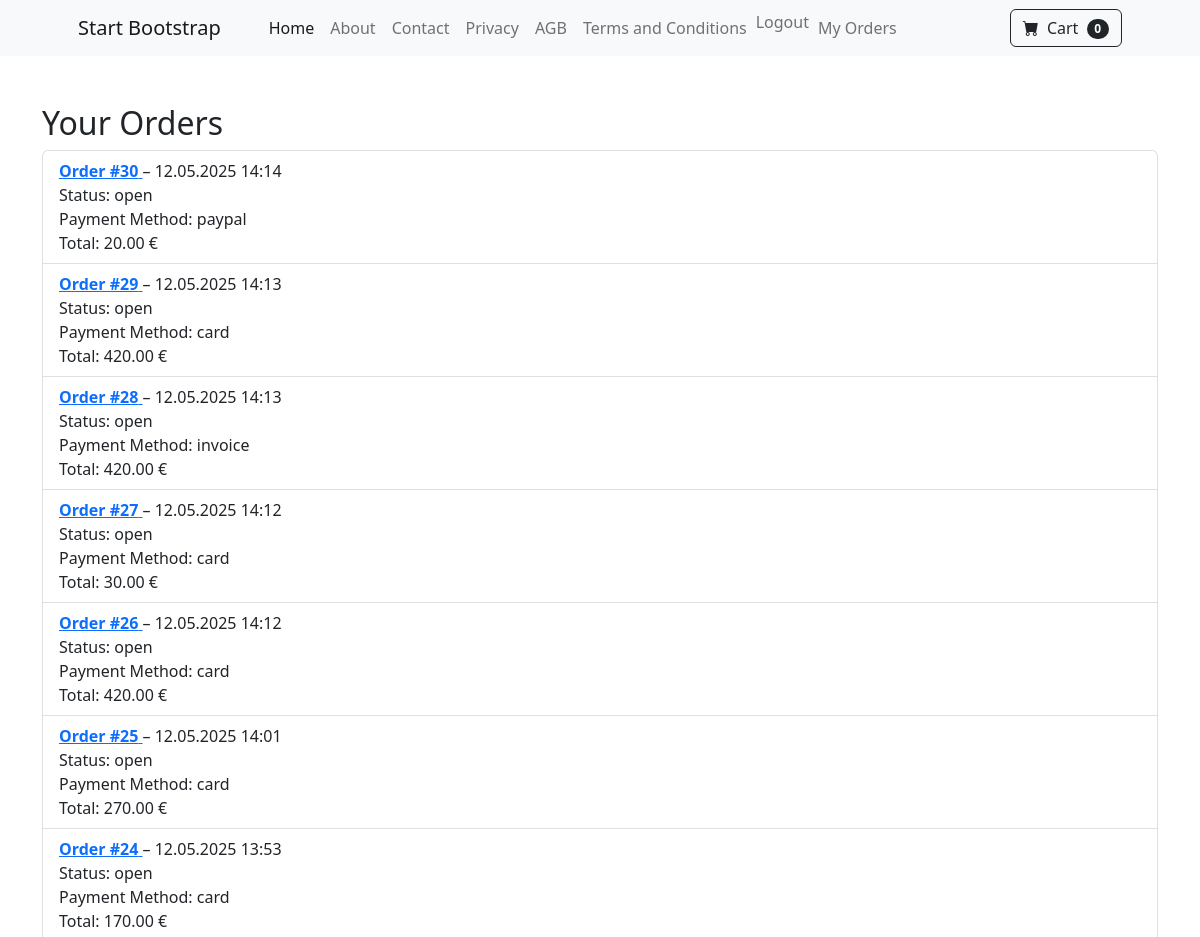
Before: /orders/my-orders/ (signed in, upper part) with the older database file.
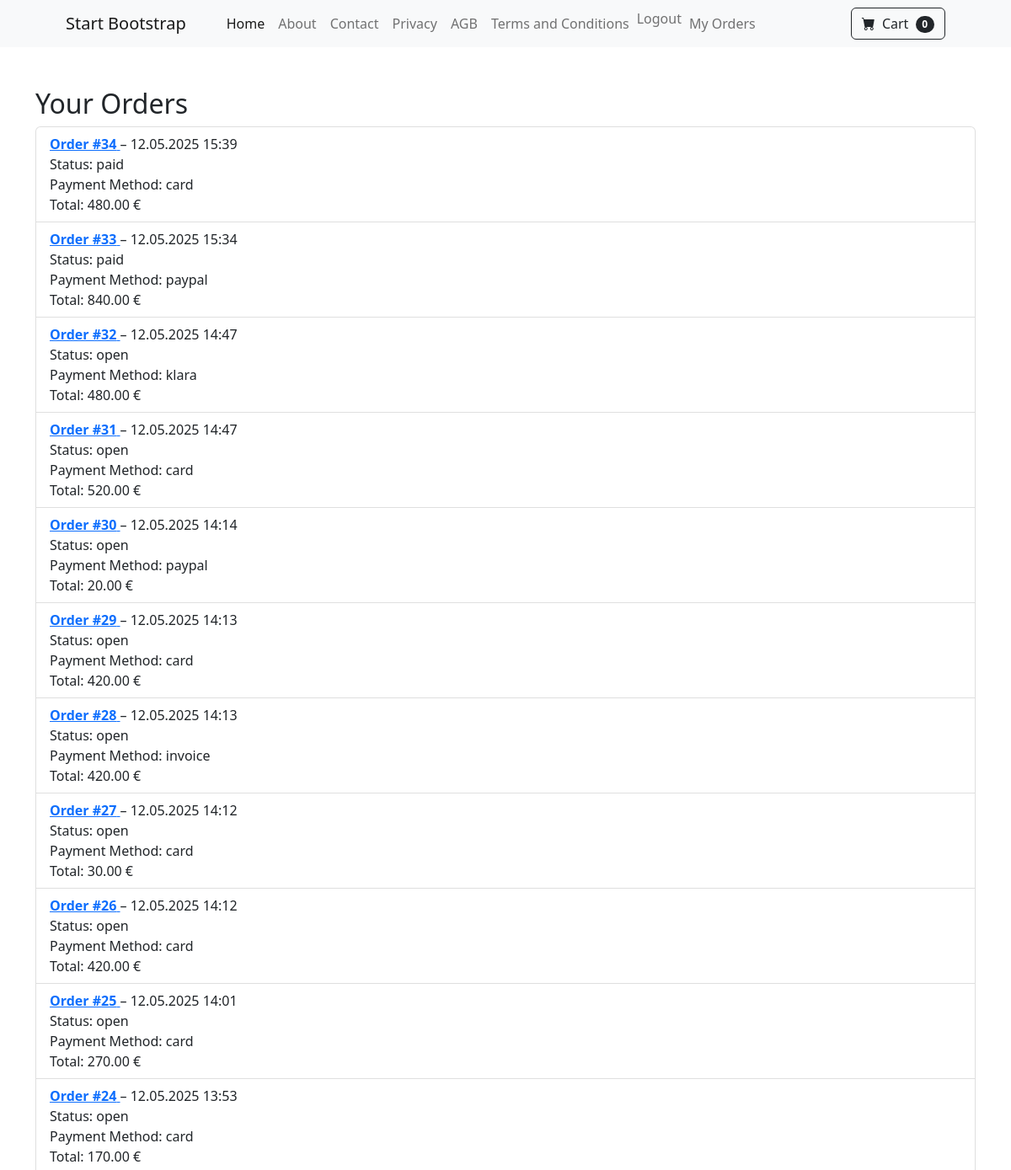
After: the same page with the newer database file.
### orders/models.py (models this page shows)
class Order(models.Model):
    user = models.ForeignKey(settings.AUTH_USER_MODEL, on_delete=models.CASCADE)
    created_at = models.DateTimeField(auto_now_add=True)
    total_price = models.DecimalField(max_digits=10, decimal_places=2)  # order total price
    shipping_address = models.CharField(max_length=255, blank=True, default="")
    payment_method = models.CharField(choices=[
            ('card', 'Credit Card'),
            ('paypal', 'PayPal'),
            ('invoice', 'Invoice'),
            ('bank_transfer', 'Bank Transfer'),
            ('crypto', 'Crypto'),
            ('klara', 'Klara'),
    ], default='', max_length=30)
    payment_status = models.CharField(choices=[
        ('ooen', 'Open'),
        ('paid', 'Paid'),
        ('failed', 'Failed')
    ], default='open', max_length=30)

### orders/views.py (the view)
# urls.py: path('my-orders/', views.user_order_list_view, name='user_order_list'),
def user_order_list_view(request):
    orders = Order.objects.filter(user=request.user).order_by('-created_at')
    return render(request, 'user_order_list.html', {'orders': orders,})

### orders/templates/user_order_list.html (shortened to what this page needs)
{% extends "base.html" %}
{% block content %}
<div class="container mt-5">
  <h2>Your Orders</h2>
  {% if orders %}
    <ul class="list-group">
      {% for order in orders %}
      <li class="list-group-item">
        <a href="{% url 'orders:user_order_detail' order.id %}">
          <strong>Order #{{ order.id }}</strong>
        </a> – {{ order.created_at|date:"d.m.Y H:i" }}<br />
        Status: {{ order.payment_status }}<br />
        Payment Method: {{ order.payment_method }}<br />
        Total: {{ order.total_price }} €
      </li>
      {% endfor %}
    </ul>
  {% else %}
    <p>You have no orders yet.</p>
  {% endif %}
</div>
{% endblock %}

Changed rows visible on the page:
added Order: id "34", created_at "12.05.2025 15:39", payment_status "paid", payment_method "card", total_price "480.00"
added Order: id "33", created_at "12.05.2025 15:34", payment_status "paid", payment_method "paypal", total_price "840.00"
added Order: id "32", created_at "12.05.2025 14:47", payment_status "open", payment_method "klara", total_price "480.00"
added Order: id "31", created_at "12.05.2025 14:47", payment_status "open", payment_method "card", total_price "520.00"
